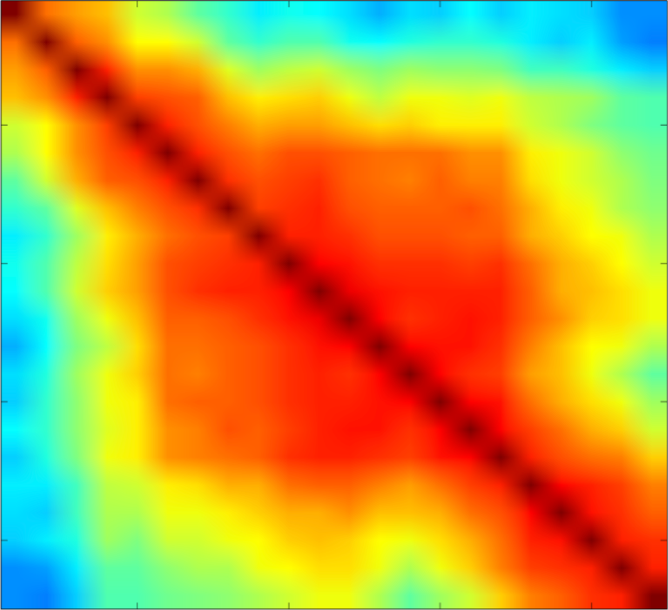
#> input picture dataset/pgnorta/matshow.png, 668 x 610 px, found by its file name
$ python pgnorta_dataset.py
#> lines starting #> are read from the running program, lines starting #| are printed output that depends on the picture; after the words box and inside, x2 and y2 are one past the last pixel; in counts of white or black regions, pixels touching at a corner belong together
### evaluate/utils.py
from http.client import UnimplementedFileMode
import progressbar
from scipy.stats import multivariate_normal
from scipy.stats import norm
from scipy.stats import gamma
from scipy.stats import spearmanr
import numpy as np
import matplotlib.pyplot as plt
import os
from colored import fg, attr

class PGnorta():
    # [166 lines left out: functions __init__, z_to_lam, sample_intensity, sample_count, sample_both, estimate_PGnorta and 1 more, not called in this run]


import numpy as np
import scipy
import matplotlib.pyplot as plt


# [14 lines left out: function evaluate_marginal, not called in this run]

    # [7 lines of commented-out code are left out]


def get_corr(count_mat):
    cumsum_count = np.cumsum(count_mat, axis=1)
    sum_count = np.sum(count_mat, axis=1)
    p = np.shape(count_mat)[1]
    past_future_corr = []
    for interval in range(p - 1):
        past_future_corr.append(scipy.stats.spearmanr(
            cumsum_count[:, interval], sum_count - cumsum_count[:, interval])[0])
    return np.array(past_future_corr)

# [99 lines left out: functions evaluate_joint, compare_plot, get_CI, not called in this run]


# [3 lines that do not run on import are left out]


# [13 lines left out: function get_marginal_wass, not called in this run]

### dataset/pgnorta_dataset.py
import numpy as np
from numpy import linalg as la
import matplotlib.image as mpimg
from scipy.stats import multivariate_normal
from scipy.stats import norm
from scipy.stats import gamma
import matplotlib.pyplot as plt
from evaluate.utils import get_corr


class PGnorta():
    def __init__(self, base_intensity, cov, alpha):
        """Initialize a PGnorta dataset loader.

        Args:
            base_intensity (np.array): A list containing the mean of arrival count in each time step.
            cov (np.array): Covariance matrix of the underlying normal copula.
            alpha (np.array): A list containing the parameter of gamma distribution in each time step.
        """
        assert len(base_intensity) == len(alpha) and len(alpha) == np.shape(
            cov)[0] and np.shape(cov)[0] == np.shape(cov)[1]
        assert min(base_intensity) > 0, 'only accept nonnegative intensity'
        self.base_intensity = base_intensity
        self.p = len(base_intensity)  # the sequence length
        self.cov = cov
        self.alpha = alpha
        self.seq_len = len(base_intensity)

    def z_to_lam(self, Z, first=True):
        """Convert Z to intensity.

        Args:
            Z (np.array): The value of the normal copula for the first or last severl time steps or the whole sequence.
                          For one sample, it can be either a one dimension list with length q, or a 1 * q array.
                          For multiple samples, it should be a n * q array, n is the number of samples.
            first (bool, optional): Whether the given Z is for the first several time steps or not. Defaults to True.

        Returns:
            intensity (np.array): The value of intensity suggested by Z. An array of the same shape as Z.
        """
        if Z.ndim == 1:
            n_step = len(Z)
        else:
            n_step = np.shape(Z)[1]
        U = norm.cdf(Z)
        if first:
            B = gamma.ppf(q=U, a=self.alpha[:n_step],
                          scale=1/self.alpha[:n_step])
            intensity = B * self.base_intensity[:n_step]
        else:
            B = gamma.ppf(q=U, a=self.alpha[-n_step:],
                          scale=1/self.alpha[-n_step:])
            intensity = B * self.base_intensity[-n_step:]
        return intensity

    def sample_intensity(self, n_sample):
        """Sample arrival intensity from PGnorta model.

        Args:
            n_sample (int): Number of samples to generate.

        Returns:
            intensity (np.array): An array of size (n_sample * seq_len), each row is one sample.
        """
        z = multivariate_normal.rvs(np.zeros(self.p), self.cov, n_sample)
        intensity = self.z_to_lam(z)
        return intensity


    # [12 lines left out: function sample_count, not called in this run]

    def sample_both(self, n_sample):
        """Sample both arrival count and intensity from PGnorta model.

        Args:
            n_sample (int): Number of samples to generate.

        Returns:
            count (np.array): An array of size (n_sample * seq_len), each row is one sample.
            intensity (np.array): An array of size (n_sample * seq_len), each row is one sample.
        """
        intensity = self.sample_intensity(n_sample)
        count = np.random.poisson(intensity)
        return intensity, count


# ********** The code to find the nearset positive definite matrix ********** #
# Reference: https://stackoverflow.com/a/43244194


# [129 lines left out: functions nearestPD, isPD, get_PGnorata_from_img, not called in this run]


# data = get_PGnorata_from_img()


N = 22
base_lam = np.array([124, 175, 239, 263, 285,
                     299, 292, 276, 249, 257,
                     274, 273, 268, 259, 251,
                     252, 244, 219, 176, 156,
                     135, 120])


import matplotlib.pyplot as plt
import matplotlib.image as mpimg
import numpy as np
I = mpimg.imread('dataset/pgnorta/matshow.png')
#> I is the input picture: shape (610, 668, 4) float32; mean R, G, B, A 0.779, 0.603, 0.205, 1
# print(I.shape)
# plt.imshow(I)
bar = mpimg.imread('dataset/pgnorta/colorbar.png')
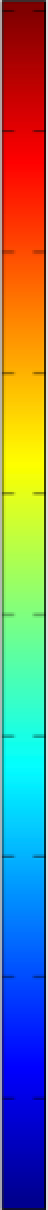
#> input picture dataset/pgnorta/colorbar.png, 24 x 605 px, found by its file name (shown 2 times larger)
#> bar is the input picture: shape (605, 24, 4) float32; mean R, G, B, A 0.469, 0.491, 0.461, 0.978
x_loc_ls = []
y_loc_ls = []
corr_mat = np.zeros((22,22))
for i in range(22):
    for j in range(22):
        y_loc = int(668 / 22 * j + 668/22/2)
        x_loc = int(610 / 22 * i + 610/22/2)
        x_loc_ls.append(x_loc)
        y_loc_ls.append(y_loc)
        color = I[x_loc, y_loc,:3]
        corr_mat[i,j] = 1 - np.argmin(np.apply_along_axis(lambda x: np.linalg.norm(x), 1, color-bar[:,10,:3]))/605
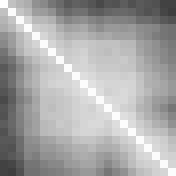
#> corr_mat: shape (22, 22) float64 (shown 8 times larger); min 0.245, max 0.997, mean 0.664
#> after the loop, x_loc_ls = 484 values from 13 to 596; y_loc_ls = 484 values, max 652 at index 21, min 15 at index 0, mean 333.5
# plt.scatter(y_loc_ls, x_loc_ls,s=2)

for i in range(22):
    corr_mat[i,i] = 1
#> corr_mat: shape (22, 22) float64; 4.55% of pixels changed, all inside (x1, y1, x2, y2) = (0, 0, 22, 22)
corr_mat = (corr_mat + corr_mat.T)/2
# plt.matshow(corr_mat)
# plt.colorbar()


DI = np.array([5.1, 6.4, 7.2, 7.3, 6.6,
               8.0, 8.4, 7.8, 7.0, 8.1,
               9.5, 9.1, 9.2, 8.2, 8.9,
               9.9, 10.2, 10.4, 8.8, 8.5,
               8.1, 7.3])

var_b_j = (DI - 1)/base_lam
alpha=1/var_b_j

cov_mat = np.array(corr_mat)
alpha = np.array(alpha)
base_lam = np.array(base_lam)
# n_known = len(count)

data = PGnorta(base_intensity=base_lam, cov=cov_mat, alpha=alpha)


seq_len = data.seq_len
#> seq_len = 22
training_intensity, training_count = data.sample_both(n_sample=300)
#> in z_to_lam, `U = norm.cdf(Z)`:
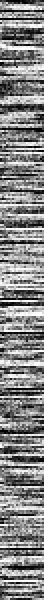
#> U: shape (300, 22) float64 (shown 2 times larger); min 0.00127, max 1, mean 0.523
#> in z_to_lam, `B = gamma.ppf(q=U, a=self.alpha[:n_step], scale=1/self.alpha[:n_step])`:
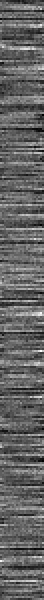
#> B: shape (300, 22) float64 (shown 2 times larger); min 0.51, max 1.79, mean 1.01; drawn with min black and max white
#> in sample_both, `count = np.random.poisson(intensity)`:
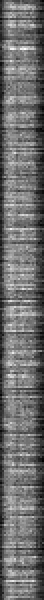
#> count: shape (300, 22) int64 (shown 2 times larger); min 54, max 472, mean 234; drawn with min black and max white
test_intensity, test_count = data.sample_both(n_sample=20000)
# real_intensity = data.sample_intensity(n_sample=2000)
# training_set = torch.tensor(training_count, dtype=torch.float)


test_corr = get_corr(test_count)
#> in get_corr, `sum_count = np.sum(count_mat, axis=1)`: sum_count = 20000 values, max 8212 at index 10297, min 2635 at index 19562, mean 5077.5
#> after the loop in get_corr, `for interval in range(p - 1):`: past_future_corr = [0.429, 0.495, 0.553, 0.604, 0.647, 0.689, 0.716, 0.744, 0.767, 0.786, 0.799, 0.812, 0.816, 0.802, 0.78, 0.753, 0.716, 0.697, 0.675, 0.646, 0.587]
#> test_corr = 21 values, max 0.816 at index 12, min 0.429 at index 0, mean 0.691
train_corr = get_corr(training_count)
#> in get_corr (call 2), `cumsum_count = np.cumsum(count_mat, axis=1)`:
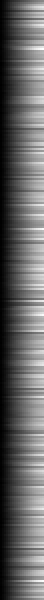
#> cumsum_count: shape (300, 22) int64 (shown 2 times larger); min 62, max 7123, mean 2814.4; drawn with min black and max white
#> in get_corr (call 2), `sum_count = np.sum(count_mat, axis=1)`: sum_count = 300 values, max 7123 at index 24, min 3465 at index 274, mean 5148.6
#> after the loop in get_corr (call 2), `for interval in range(p - 1):`: past_future_corr = [0.372, 0.457, 0.517, 0.578, 0.63, 0.69, 0.725, 0.755, 0.767, 0.785, 0.803, 0.817, 0.823, 0.803, 0.775, 0.754, 0.708, 0.681, 0.66, 0.618, 0.559]
#> train_corr = 21 values, max 0.823 at index 12, min 0.372 at index 0, mean 0.68

plt.plot(test_corr, label='test')
plt.plot(train_corr, label='train')
plt.legend()
plt.savefig('dataset/pgnorta/corr.png')
#> figure, not shown here; curve peaks at x = 12, y = 0.816; curve peaks at x = 12, y = 0.823
plt.close()


plt.plot(np.mean(training_count, axis=0), label='training')
plt.plot(np.mean(test_count, axis=0), label='test')
plt.legend()
plt.savefig('dataset/pgnorta/mean.png')
#> figure, not shown here; curve peaks at x = 5, y = 304.3; curve peaks at x = 5, y = 298.4
plt.close()


plt.plot(np.var(training_count, axis=0), label='training')
plt.plot(np.var(test_count, axis=0), label='test')
plt.legend()
plt.savefig('dataset/pgnorta/var.png')
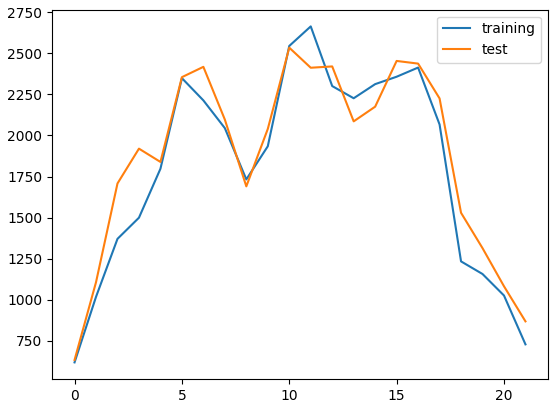
#> figure drawn by matplotlib, 1 panel; curve peaks at x = 11, y = 2663.1; curve peaks at x = 10, y = 2533.7
plt.close()


np.save('dataset/pgnorta/train_pgnorta.npy', training_count)
np.save('dataset/pgnorta/test_pgnorta.npy', test_count)
